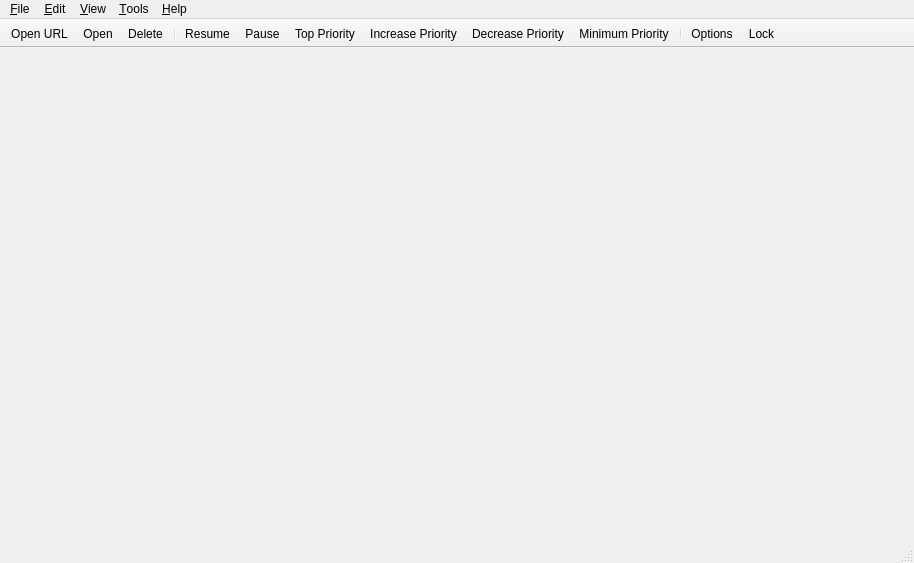
<?xml version="1.0" encoding="UTF-8"?>
<ui version="4.0">
 <class>MainWindow</class>
 <widget class="QMainWindow" name="MainWindow">
  <property name="geometry">
   <rect>
    <x>0</x>
    <y>0</y>
    <width>914</width>
    <height>563</height>
   </rect>
  </property>
  <property name="contextMenuPolicy">
   <enum>Qt::CustomContextMenu</enum>
  </property>
  <widget class="QWidget" name="centralWidget">
   <layout class="QVBoxLayout" name="centralWidgetLayout">
    <property name="leftMargin">
     <number>7</number>
    </property>
    <property name="topMargin">
     <number>3</number>
    </property>
    <property name="rightMargin">
     <number>5</number>
    </property>
    <property name="bottomMargin">
     <number>0</number>
    </property>
   </layout>
  </widget>
  <widget class="QMenuBar" name="menubar">
   <property name="geometry">
    <rect>
     <x>0</x>
     <y>0</y>
     <width>914</width>
     <height>22</height>
    </rect>
   </property>
   <widget class="QMenu" name="menuEdit">
    <property name="title">
     <string>&amp;Edit</string>
    </property>
    <addaction name="actionStart"/>
    <addaction name="actionPause"/>
    <addaction name="actionStartAll"/>
    <addaction name="actionPauseAll"/>
    <addaction name="separator"/>
    <addaction name="actionDelete"/>
    <addaction name="actionTopPriority"/>
    <addaction name="actionIncreasePriority"/>
    <addaction name="actionDecreasePriority"/>
    <addaction name="actionBottomPriority"/>
   </widget>
   <widget class="QMenu" name="menuHelp">
    <property name="title">
     <string>&amp;Help</string>
    </property>
    <addaction name="actionDocumentation"/>
    <addaction name="actionCheckForUpdates"/>
    <addaction name="separator"/>
    <addaction name="actionDonateMoney"/>
    <addaction name="actionAbout"/>
   </widget>
   <widget class="QMenu" name="menuOptions">
    <property name="title">
     <string>&amp;Tools</string>
    </property>
    <widget class="QMenu" name="menuAutoShutdownOnDownloadsCompletion">
     <property name="title">
      <string>On Downloads &amp;Done</string>
     </property>
     <addaction name="actionAutoShutdownDisabled"/>
     <addaction name="actionAutoExit"/>
     <addaction name="actionAutoSuspend"/>
     <addaction name="actionAutoHibernate"/>
     <addaction name="actionAutoShutdown"/>
    </widget>
    <addaction name="actionCreateTorrent"/>
    <addaction name="separator"/>
    <addaction name="actionManageCookies"/>
    <addaction name="actionOptions"/>
    <addaction name="separator"/>
    <addaction name="menuAutoShutdownOnDownloadsCompletion"/>
   </widget>
   <widget class="QMenu" name="menuFile">
    <property name="title">
     <string>&amp;File</string>
    </property>
    <addaction name="actionOpen"/>
    <addaction name="actionDownloadFromURL"/>
    <addaction name="actionCloseWindow"/>
    <addaction name="separator"/>
    <addaction name="actionExit"/>
   </widget>
   <widget class="QMenu" name="menuView">
    <property name="title">
     <string>&amp;View</string>
    </property>
    <widget class="QMenu" name="menuLog">
     <property name="title">
      <string>&amp;Log</string>
     </property>
     <addaction name="actionExecutionLogs"/>
     <addaction name="separator"/>
     <addaction name="actionNormalMessages"/>
     <addaction name="actionInformationMessages"/>
     <addaction name="actionWarningMessages"/>
     <addaction name="actionCriticalMessages"/>
    </widget>
    <addaction name="separator"/>
    <addaction name="actionTopToolBar"/>
    <addaction name="actionShowStatusbar"/>
    <addaction name="actionSpeedInTitleBar"/>
    <addaction name="separator"/>
    <addaction name="actionSearchWidget"/>
    <addaction name="actionRSSReader"/>
    <addaction name="menuLog"/>
    <addaction name="separator"/>
    <addaction name="actionStatistics"/>
    <addaction name="separator"/>
    <addaction name="actionLock"/>
   </widget>
   <addaction name="menuFile"/>
   <addaction name="menuEdit"/>
   <addaction name="menuView"/>
   <addaction name="menuOptions"/>
   <addaction name="menuHelp"/>
  </widget>
  <widget class="QToolBar" name="toolBar">
   <property name="movable">
    <bool>false</bool>
   </property>
   <property name="orientation">
    <enum>Qt::Horizontal</enum>
   </property>
   <property name="toolButtonStyle">
    <enum>Qt::ToolButtonFollowStyle</enum>
   </property>
   <property name="floatable">
    <bool>false</bool>
   </property>
   <attribute name="toolBarArea">
    <enum>TopToolBarArea</enum>
   </attribute>
   <attribute name="toolBarBreak">
    <bool>false</bool>
   </attribute>
   <addaction name="actionDownloadFromURL"/>
   <addaction name="actionOpen"/>
   <addaction name="actionDelete"/>
   <addaction name="separator"/>
   <addaction name="actionStart"/>
   <addaction name="actionPause"/>
   <addaction name="actionTopPriority"/>
   <addaction name="actionIncreasePriority"/>
   <addaction name="actionDecreasePriority"/>
   <addaction name="actionBottomPriority"/>
   <addaction name="separator"/>
   <addaction name="actionOptions"/>
   <addaction name="actionLock"/>
  </widget>
  <widget class="QStatusBar" name="statusBar"/>
  <action name="actionOpen">
   <property name="text">
    <string>&amp;Add Torrent File...</string>
   </property>
   <property name="iconText">
    <string>Open</string>
   </property>
  </action>
  <action name="actionExit">
   <property name="text">
    <string>E&amp;xit</string>
   </property>
  </action>
  <action name="actionOptions">
   <property name="text">
    <string>&amp;Options...</string>
   </property>
  </action>
  <action name="actionAbout">
   <property name="text">
    <string>&amp;About</string>
   </property>
  </action>
  <action name="actionStart">
   <property name="text">
    <string>&amp;Resume</string>
   </property>
  </action>
  <action name="actionPause">
   <property name="text">
    <string>&amp;Pause</string>
   </property>
  </action>
  <action name="actionStartAll">
   <property name="text">
    <string>R&amp;esume All</string>
   </property>
  </action>
  <action name="actionPauseAll">
   <property name="text">
    <string>P&amp;ause All</string>
   </property>
  </action>
  <action name="actionDelete">
   <property name="text">
    <string>&amp;Delete</string>
   </property>
  </action>
  <action name="actionDownloadFromURL">
   <property name="text">
    <string>Add Torrent &amp;Link...</string>
   </property>
   <property name="iconText">
    <string>Open URL</string>
   </property>
  </action>
  <action name="actionCreateTorrent">
   <property name="text">
    <string>Torrent &amp;Creator</string>
   </property>
  </action>
  <action name="actionSetUploadLimit">
   <property name="text">
    <string>Set Upload Limit...</string>
   </property>
  </action>
  <action name="actionSetDownloadLimit">
   <property name="text">
    <string>Set Download Limit...</string>
   </property>
  </action>
  <action name="actionDocumentation">
   <property name="text">
    <string>&amp;Documentation</string>
   </property>
  </action>
  <action name="actionSetGlobalDownloadLimit">
   <property name="text">
    <string>Set Global Download Limit...</string>
   </property>
  </action>
  <action name="actionSetGlobalUploadLimit">
   <property name="text">
    <string>Set Global Upload Limit...</string>
   </property>
  </action>
  <action name="actionBottomPriority">
   <property name="text">
    <string>Minimum Priority</string>
   </property>
   <property name="visible">
    <bool>true</bool>
   </property>
  </action>
  <action name="actionTopPriority">
   <property name="text">
    <string>Top Priority</string>
   </property>
   <property name="visible">
    <bool>true</bool>
   </property>
  </action>
  <action name="actionDecreasePriority">
   <property name="text">
    <string>Decrease Priority</string>
   </property>
   <property name="visible">
    <bool>true</bool>
   </property>
  </action>
  <action name="actionIncreasePriority">
   <property name="text">
    <string>Increase Priority</string>
   </property>
   <property name="visible">
    <bool>true</bool>
   </property>
  </action>
  <action name="actionUseAlternativeSpeedLimits">
   <property name="checkable">
    <bool>true</bool>
   </property>
   <property name="text">
    <string>Alternative Speed Limits</string>
   </property>
   <property name="toolTip">
    <string>Alternative Speed Limits</string>
   </property>
  </action>
  <action name="actionTopToolBar">
   <property name="checkable">
    <bool>true</bool>
   </property>
   <property name="text">
    <string>&amp;Top Toolbar</string>
   </property>
   <property name="toolTip">
    <string>Display Top Toolbar</string>
   </property>
  </action>
  <action name="actionShowStatusbar">
   <property name="checkable">
    <bool>true</bool>
   </property>
   <property name="text">
    <string>Status &amp;Bar</string>
   </property>
  </action>
  <action name="actionSpeedInTitleBar">
   <property name="checkable">
    <bool>true</bool>
   </property>
   <property name="text">
    <string>S&amp;peed in Title Bar</string>
   </property>
   <property name="toolTip">
    <string>Show Transfer Speed in Title Bar</string>
   </property>
  </action>
  <action name="actionRSSReader">
   <property name="checkable">
    <bool>true</bool>
   </property>
   <property name="text">
    <string>&amp;RSS Reader</string>
   </property>
  </action>
  <action name="actionSearchWidget">
   <property name="checkable">
    <bool>true</bool>
   </property>
   <property name="text">
    <string>Search &amp;Engine</string>
   </property>
  </action>
  <action name="actionLock">
   <property name="text">
    <string>L&amp;ock freeNexus</string>
   </property>
   <property name="iconText">
    <string>Lock</string>
   </property>
   <property name="shortcut">
    <string notr="true">Ctrl+L</string>
   </property>
  </action>
  <action name="actionDonateMoney">
   <property name="text">
    <string>Do&amp;nate!</string>
   </property>
   <property name="toolTip">
    <string>If you like freeNexus, please donate!</string>
   </property>
  </action>
  <action name="actionAutoExit">
   <property name="checkable">
    <bool>true</bool>
   </property>
   <property name="text">
    <string>&amp;Exit freeNexus</string>
   </property>
  </action>
  <action name="actionAutoSuspend">
   <property name="checkable">
    <bool>true</bool>
   </property>
   <property name="text">
    <string>&amp;Suspend System</string>
   </property>
  </action>
  <action name="actionAutoHibernate">
   <property name="checkable">
    <bool>true</bool>
   </property>
   <property name="text">
    <string>&amp;Hibernate System</string>
   </property>
  </action>
  <action name="actionAutoShutdown">
   <property name="checkable">
    <bool>true</bool>
   </property>
   <property name="text">
    <string>S&amp;hutdown System</string>
   </property>
  </action>
  <action name="actionAutoShutdownDisabled">
   <property name="checkable">
    <bool>true</bool>
   </property>
   <property name="text">
    <string>&amp;Disabled</string>
   </property>
  </action>
  <action name="actionToggleVisibility">
   <property name="text">
    <string>Show</string>
   </property>
  </action>
  <action name="actionMinimize">
   <property name="text">
    <string notr="true">Minimize</string>
   </property>
  </action>
  <action name="actionStatistics">
   <property name="text">
    <string>&amp;Statistics</string>
   </property>
  </action>
  <action name="actionCheckForUpdates">
   <property name="text">
    <string>Check for Updates</string>
   </property>
   <property name="toolTip">
    <string>Check for Program Updates</string>
   </property>
  </action>
  <action name="actionManageCookies">
   <property name="text">
    <string>Manage Cookies...</string>
   </property>
   <property name="toolTip">
    <string>Manage stored network cookies</string>
   </property>
  </action>
  <action name="actionExecutionLogs">
   <property name="checkable">
    <bool>true</bool>
   </property>
   <property name="text">
    <string>Show</string>
   </property>
  </action>
  <action name="actionNormalMessages">
   <property name="checkable">
    <bool>true</bool>
   </property>
   <property name="text">
    <string>Normal Messages</string>
   </property>
  </action>
  <action name="actionInformationMessages">
   <property name="checkable">
    <bool>true</bool>
   </property>
   <property name="text">
    <string>Information Messages</string>
   </property>
  </action>
  <action name="actionWarningMessages">
   <property name="checkable">
    <bool>true</bool>
   </property>
   <property name="text">
    <string>Warning Messages</string>
   </property>
  </action>
  <action name="actionCriticalMessages">
   <property name="checkable">
    <bool>true</bool>
   </property>
   <property name="text">
    <string>Critical Messages</string>
   </property>
  </action>
  <action name="actionCloseWindow">
   <property name="text">
    <string>Close Window</string>
   </property>
  </action>
 </widget>
 <resources/>
 <connections/>
</ui>
